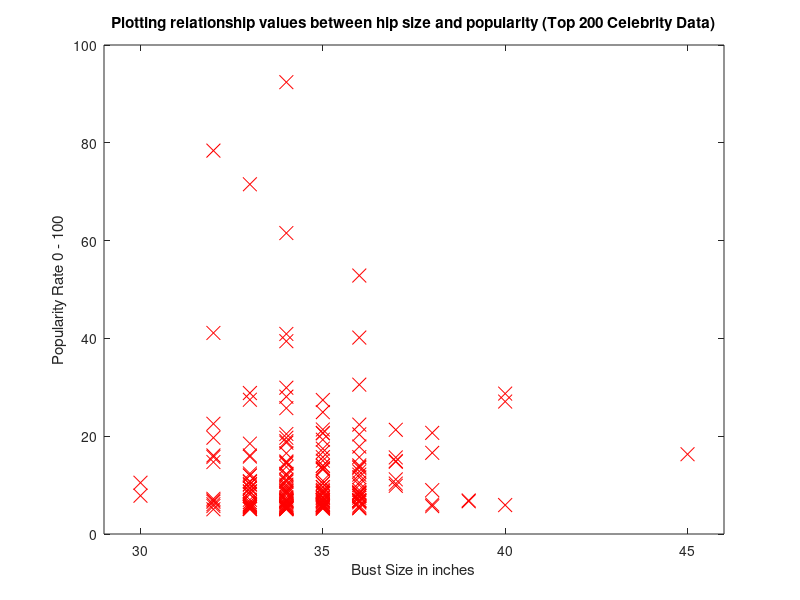

Here is the MATLAB script that generated this plot:
data = load('trainingHipTop.txt');
X = data(:, 1);
y = data(:, 2);
m = length(y); % number of training examples
plot(X, y, 'rx', 'MarkerSize', 10); % Plot the data
ylabel('Popularity Rate 0 - 100'); % Set the y−axis label
xlabel('Bust Size in inches'); % Set the x−axis labe
xlim([min(X)-1 max(X)+1])
title ("Top 200 Celebrity Data");
title ("Plotting relationship values between hip size and popularity (Top 200 Celebrity Data)");
